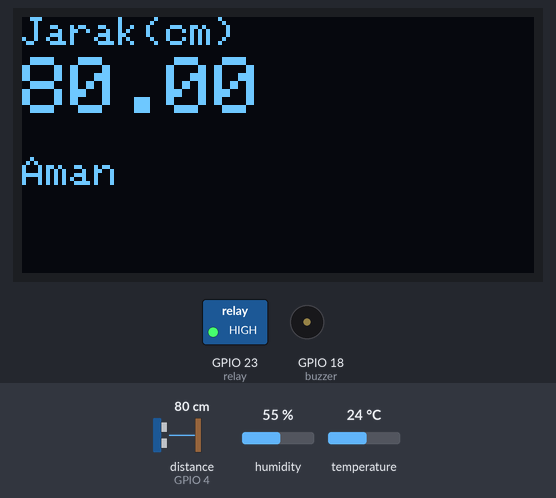
This sketch was run on a simulated ESP32. On the bench: 128×64 one-colour display, switched loads named in the sketch (green lamp = pin HIGH), buzzer (waves = sounding). The test bench sets the inputs (shaded band); at power-on: distance to the obstacle (sensor on GPIO 4) 80 cm, temperature 24 °C, humidity 55 %. The echo pulse lasts 58.3 µs per cm; WiFi joins after 1.5 s; servers stay silent unless stated; pins used as bus, display or sensor lines are not drawn.

Above: at 3.4 s.
3.5 s: distance to the obstacle (sensor on GPIO 4) set to 2 cm
At 6.8 s:
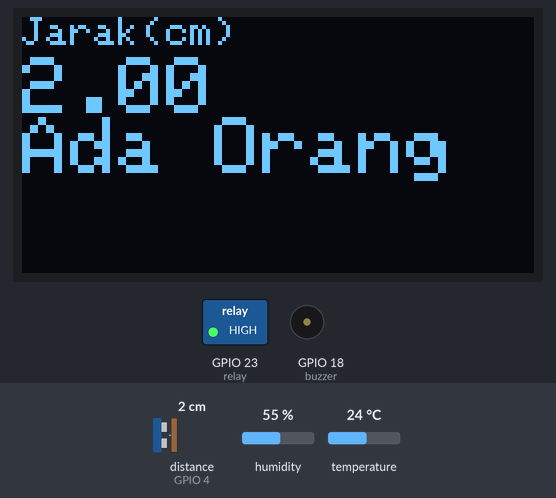
6.9 s: distance to the obstacle (sensor on GPIO 4) set to 9 cm
At 9.2 s:
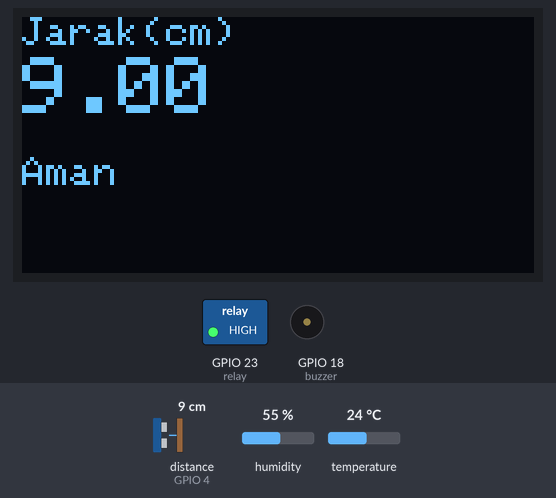
9.5 s: temperature set to 28 °C
At 11.7 s:
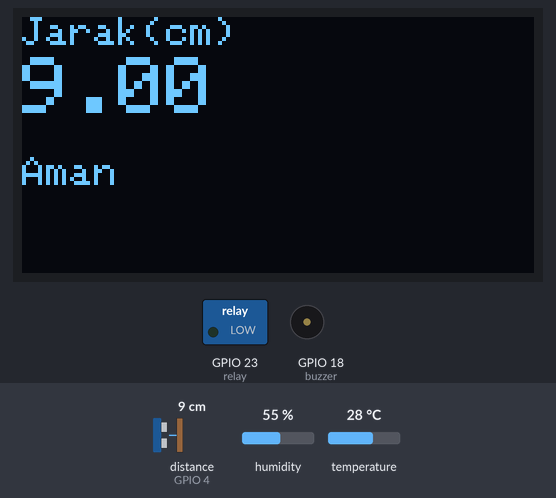
12.7 s: distance to the obstacle (sensor on GPIO 4) set to 4 cm
At 13.8 s:
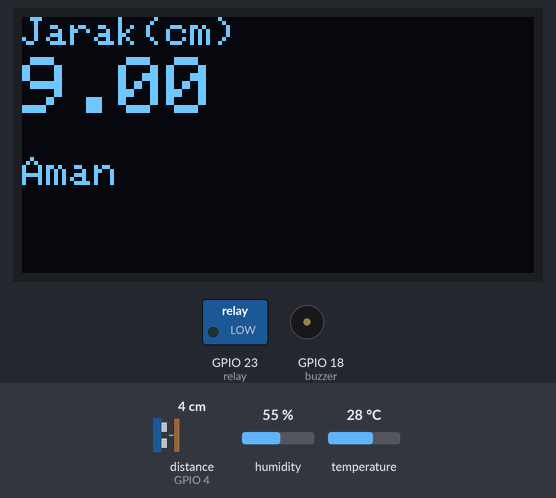
Timing chart, 0 to 17.3 s (numbered marks = the images above; inputs shaded):
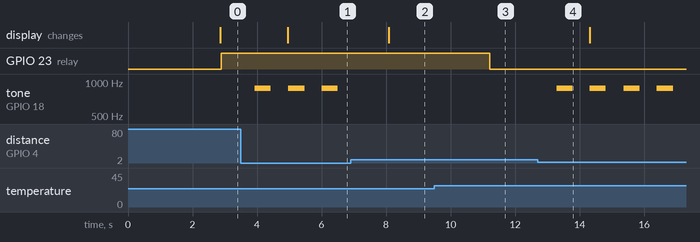

The sketch:

Smart_Kos.ino
```cpp
#define BLYNK_TEMPLATE_ID "TMPLxxx32Xe_"
#define BLYNK_DEVICE_NAME "Mobile Dashboard"
#define BLYNK_AUTH_TOKEN "rdPFHby7lwASBL25n_ZElKWmdxj66mJa"
// Diatas Tinggal Mengganti Auth Token

char auth[] = BLYNK_AUTH_TOKEN;
char ssid[] = "HotSpot@UNESA";
char password[] ="";
// Diatas Tinggal Mengganti Password Auth

#include <DHT.h>
#include <DHT_U.h>
#include <HCSR04.h>
#include <SPI.h>
#include <Wire.h>
#include <Adafruit_GFX.h>
#include <Adafruit_SSD1306.h>
#include <WiFi.h> // include library
#include <BlynkSimpleEsp32.h>
#define  relay 23
#define  SCREEN_WIDTH 128
#define  SCREEN_HEIGHT 64
#define  OLED_RESET 0
Adafruit_SSD1306 display(SCREEN_WIDTH, SCREEN_HEIGHT, &Wire, OLED_RESET);
#define  BLYNK_PRINT Serial
#define  DHTPIN 5
#define  trigPin 2
#define  echoPin 4
#define  buzzer 18
#define DHTTYPE DHT11
DHT dht(DHTPIN, DHTTYPE);
BlynkTimer timer;
long duration;
float jarak;
HCSR04 hc(trigPin,echoPin);
#define SCREEN_ADDRESS 0x3C
void SmartDoor(){
jarak = hc.dist();
  if(jarak < 7){
  digitalWrite(buzzer,HIGH);
  display.clearDisplay();
  display.setTextSize(2);
  display.setCursor(0,25);
  display.print("Ada Orang");
  tone(buzzer, 880, 500);
  Blynk.virtualWrite(V7, 1);
}
  else if(jarak > 7){
  digitalWrite(buzzer,LOW);
  display.setTextSize(1);
  display.setCursor(0,35);
  display.print("Aman");
  Blynk.virtualWrite(V7, 0);
}
  Blynk.virtualWrite(V8,jarak);
  display.setTextSize(1);
  display.setCursor(0,0);
  display.print ("Jarak(cm) ");
  display.setTextSize(2);
  display.setCursor(0,10);
  display.print(jarak);
  delay(1000);
  display.display();
  display.clearDisplay();
}
void SmartEnvirontment(){
  float h = dht.readHumidity(); // pengukuran kelembaban
  float t = dht.readTemperature(); // pengukuran tempperature
    if ( t >= 27 ){
    digitalWrite(relay,LOW);
    Blynk.virtualWrite(V6, 1);
  }
    else {
    digitalWrite(relay,HIGH);
    Blynk.virtualWrite(V6, 0);
  }
    Blynk.virtualWrite(V3,t);
    Blynk.virtualWrite(V4,h);
}
void setup() {
  pinMode(buzzer,OUTPUT);
  pinMode(relay,OUTPUT);
  if(!display.begin(SSD1306_SWITCHCAPVCC, SCREEN_ADDRESS)){
  Serial.println(F("SSD1306 allocation failed"));
  for(;;);
}
  display.setTextSize(2);
  display.setTextColor(SSD1306_WHITE);
  display.clearDisplay();
  Blynk.begin(auth,ssid,password);
  dht.begin();
}
void loop() {
// Smart Door
SmartDoor();
//Smart Environment
SmartEnvirontment();
//kontrol Smart door
}
```

Measured:
- the behaviour switches between 26 and 27 °C on temperature (found by bisection; images 2 and 3)
- after the input at 3.5 s, tone on GPIO 18 (buzzer): alternates 880 Hz for 0.50 s and silent for 0.54 s, starting after 0.42 s; the display: changes after 1.4 s (image 1)
- after the input at 6.9 s, tone on GPIO 18 (buzzer): stops changing and stays silent; the display: changes after 1.2 s (image 2)
- after the input at 9.5 s, GPIO 23 (relay): HIGH → LOW after 1.7 s
- after the input at 12.7 s, tone on GPIO 18 (buzzer): alternates 880 Hz for 0.50 s and silent for 0.53 s, starting after 0.59 s
